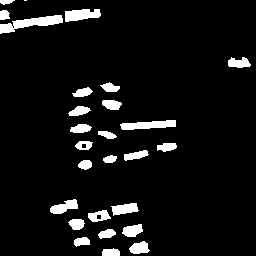
#> input picture floodfill/floodfill.png, 256 x 256 px
$ python floodfill.py
#> lines starting #> are read from the running program, lines starting #| are printed output that depends on the picture; after the words box and inside, x2 and y2 are one past the last pixel; in counts of white or black regions, pixels touching at a corner belong together
import cv2
import numpy as np

'''
图像说明：
图像为二值化图像，255白色为目标物，0黑色为背景
要填充白色目标物中的黑色空洞
'''


def FillHole(imgPath, SavePath):
#> called with imgPath = 'floodfill.png', SavePath = 'out.png'
    im_in = cv2.imread(imgPath, cv2.IMREAD_GRAYSCALE);
#> im_in: shape (256, 256); 6.9% white; 27 white regions (1 under 20 px), largest, box (x1, y1, x2, y2) and area: (0, 15, 63, 34) 535, (120, 120, 176, 130) 380, (65, 9, 101, 22) 339
    _,im_in = cv2.threshold(im_in,127,255,cv2.THRESH_BINARY)
    # 复制 im_in 图像
    im_floodfill = im_in.copy()

    # Mask 用于 floodFill，官方要求长宽+2
    h, w = im_in.shape[:2]
#> h = 256; w = 256
    mask = np.zeros((h + 2, w + 2), np.uint8)

    # [11 lines of commented-out code are left out]
    cv2.imshow('origin',im_in)
    cv2.waitKey(0)
    seedPoint=(200,0)
    cv2.floodFill(im_floodfill, mask, seedPoint, 255)
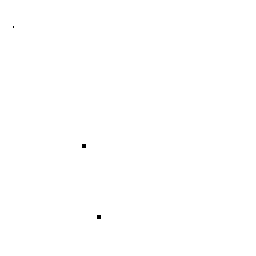
#> im_floodfill: shape (256, 256); 99.9% white; 3 black regions (3 under 20 px)
    cv2.imshow('floodfill',im_floodfill)
    cv2.waitKey(0)

    # 得到im_floodfill的逆im_floodfill_inv
    im_floodfill_inv = cv2.bitwise_not(im_floodfill)
#> im_floodfill_inv: shape (256, 256); 0.05% white; 3 white regions (3 under 20 px)
    cv2.imshow('im_floodfill_inv',im_floodfill_inv)
    cv2.waitKey(0)

    # 把im_in、im_floodfill_inv这两幅图像结合起来得到前景
    im_out = im_in | im_floodfill_inv
#> im_out: shape (256, 256); 7% white; 27 white regions (1 under 20 px), largest, box (x1, y1, x2, y2) and area: (0, 15, 63, 34) 537, (120, 120, 176, 130) 380, (65, 9, 101, 22) 339

    # 保存结果
    cv2.imwrite(SavePath, im_out)
    cv2.imshow('im_out',im_out)
    cv2.waitKey(0)


if __name__ == '__main__':
    imgPath='floodfill.png'
    SavePath='out.png'
    FillHole(imgPath, SavePath)
